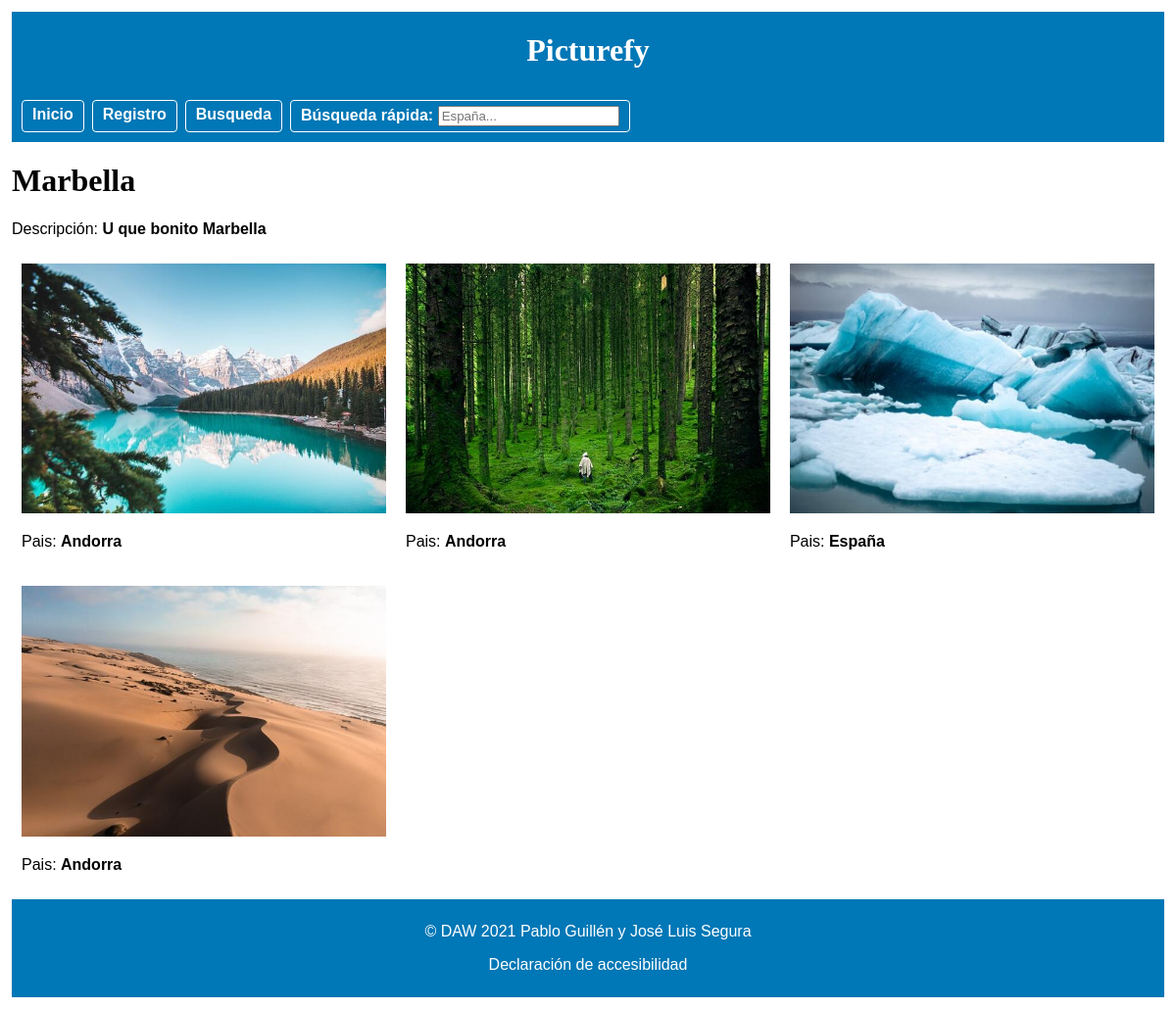
/php/verAlbumPub.php?Marbella, run on the app's committed database.
### tables this page shows
CREATE TABLE `albumes` (
  `IdAlbum` int(11) NOT NULL,
  `Titulo` text NOT NULL,
  `Descripcion` text NOT NULL,
  `Usuario` int(11) NOT NULL
);

CREATE TABLE `fotos` (
  `IdFoto` int(11) NOT NULL,
  `Titulo` text NOT NULL,
  `Descripcion` text NOT NULL,
  `Fecha` date DEFAULT NULL COMMENT 'fecha en la que fue tomada la foto',
  `Pais` int(11) DEFAULT NULL COMMENT ' país en el que se tomo la foto',
  `Album` int(11) NOT NULL,
  `Fichero` text NOT NULL COMMENT ' contiene el nombre y quizás la ruta del fichero que almacena la foto',
  `Alternativo` text NOT NULL COMMENT 'texto alternativo\r\npara ser empleado con el atributo alt de HTML',
  `FRegistro` datetime NOT NULL COMMENT ' fecha de registro en el sistema de la foto, se emplea para\r\nmostrar las últimas cinco fotos subidas en la página principal'
);

CREATE TABLE `paises` (
  `IdPais` int(11) NOT NULL,
  `NomPais` text NOT NULL
);

### php/verAlbumPub.php (the view, shortened to what this page needs)
<?php
require_once("cabecera.php");
require_once("inicio.inc");
?>
<main>
    <?php
    $corta = $_SERVER['REQUEST_URI'];
    list($noimporta, $importa) = explode("?", $corta);
    echo '<h1>'.$importa.'</h1>';
    $link = @mysqli_connect(
        'localhost',
        'root',
        '',
        'pibd'
    );
    $sentencia = "SELECT * FROM albumes";
    if(!($resultado = @mysqli_query($link, $sentencia))) {
        echo '<p>Error al ejecutar la sentencia <b>$sentencia</b>: ' . mysqli_error($link);
        echo'</p>';
        exit;
    }
    while ($fila = mysqli_fetch_assoc($resultado)) {
        if($fila['Titulo']==$importa){
            echo "<p>Descripción: <strong>" .  $fila['Descripcion'] . "</strong></p>";
            $alb = $fila['IdAlbum'];
        }
    }
    $sentencia2 = "SELECT * FROM fotos";
    if (!($resultado2 = @mysqli_query($link, $sentencia2))) {
        echo '<p>Error al ejecutar la sentencia <b>$sentencia</b>: ' . mysqli_error($link);
        echo '</p>';
        exit;
    }
    while ($fila2 = mysqli_fetch_assoc($resultado2)) {
        if ($fila2['Album'] == $alb) {
            echo "<div class='img-container'>";
            echo "<img src=" . $fila2['Fichero'] . "weight='200' height='144'" . $fila2['Alternativo'] . ">";
            $paisin = $fila2['Pais'];
            $sentenciain = "SELECT NomPais FROM paises WHERE IdPais = $paisin";
            $resultadoin = @mysqli_query($link, $sentenciain);
            if (!($resultadoin = @mysqli_query($link, $sentenciain))) {
                echo '<p>Error al ejecutar la sentencia <b>$sentenciain</b>: ' . mysqli_error($link);
                echo '</p>';
                exit;
            }
            while ($filain = mysqli_fetch_assoc($resultadoin)) {
                echo "<p>Pais: <strong> " .   $filain['NomPais']  . "</strong></p>";
            }
            echo "</div>";
        }
    }
    ?>
</main>
<?php
require_once("pie.inc");
?>

### CSS/minimum.css (style rules this page uses)
.img-container { float: left; width: 100%; padding: 10px; }

### CSS/medium.css (style rules this page uses)
.img-container { float: left; width: 50%; padding: 10px; }

### CSS/maximum.css (style rules this page uses)
.img-container { float: left; width: 33.33%; padding: 10px; }

### CSS/menu2.css (style rules this page uses)
* { box-sizing: border-box; }

### CSS/print.css (style rules this page uses)
p, ul, li, label { font-family: sans-serif; font-size: 12pt; }
img { filter: grayscale(100%); }
ul, img, table { page-break-inside: avoid; }

### CSS/estilo.css (style rules this page uses)
* { box-sizing: border-box; }
:root { --main-color: #0077b6; --main-color-oscuro: #012b63; --main-color-contraste: rgb(7, 7, 124); --background-color: rgb(255, 255, 255); --dark-background: #030303; --color-claro: rgb(204, 202, 202); }
img { width: 100%; height: auto; }
p, ul, li, label { font-family: Helvetica, Arial, sans-serif; }
body { display: flex; flex-direction: column; height: 100%; margin: 0.75em; }

### data on the page
albumes: Descripcion "U que bonito Marbella"
fotos: shows a picture
paises: NomPais "Andorra"
fotos: shows a picture
fotos: shows a picture
paises: NomPais "España"
fotos: shows a picture

### other printed values
$importa "Marbella"
